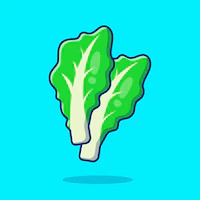
#> input picture samplet.jpg, 200 x 200 px; its folder holds only this picture in this run
$ python -i main.py   (imports and definitions only)   (older library calls are emulated)
#> lines starting #> are read from the running program, lines starting #| are printed output that depends on the picture; after the words box and inside, x2 and y2 are one past the last pixel; in counts of white or black regions, pixels touching at a corner belong together
#> further down, picture is the input picture: shape (200, 200, 3); mean B, G, R 221.7, 230.1, 20.5
from tkinter import *
from tkinter import filedialog
from PIL import Image, ImageTk
import cv2
import joblib
import pandas as pd
import numpy as np
from skimage import io
import sklearn.tree
from skimage.feature import graycomatrix, graycoprops
from skimage.measure import shannon_entropy

# [33 lines left out: function capture, not called in this run]

def segment(image):
    # Load the image
    # Convert the image to the HSV color space
    hsv = cv2.cvtColor(image, cv2.COLOR_BGR2HSV)
#> hsv: shape (200, 200, 3); mean H, S, V 86.1, 233.5, 241.5

    # Define the range of colors to threshold
    lower_color = (0, 30, 0)
    upper_color = (255, 255, 255)

    # Threshold the image to only select the desired colors
    mask = cv2.inRange(hsv, lower_color, upper_color)
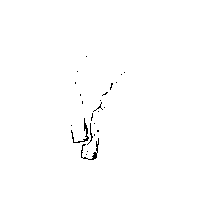
#> mask: shape (200, 200); 99.3% white; black in thin lines or dots, all inside (x1, y1, x2, y2) = (71, 56, 125, 160)

    # Perform a bitwise AND on the image to apply the mask
    result = cv2.bitwise_and(image, image, mask=mask)

    return mask, result

# [67 lines left out: functions morph, tex, clr, classify, not called in this run]


# [28 lines not run here, left out]

>>> import cv2
>>> picture = cv2.imread('samplet.jpg')
>>> result = segment(picture)
